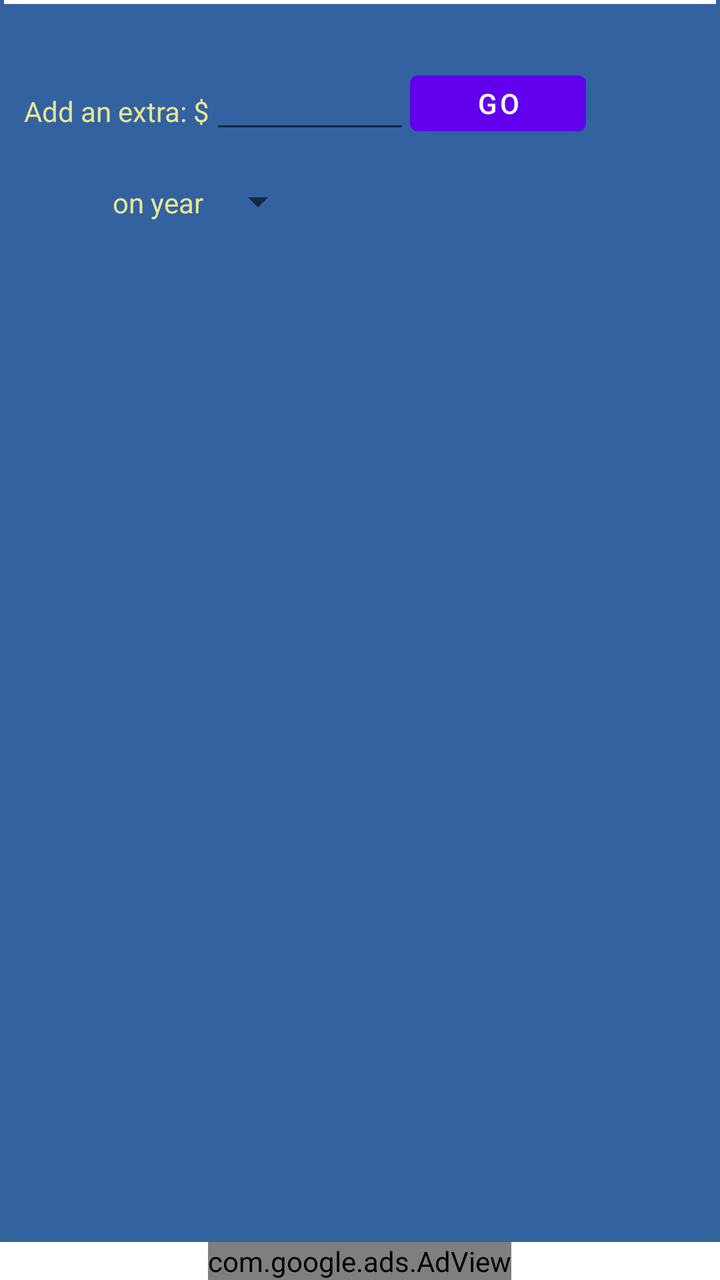
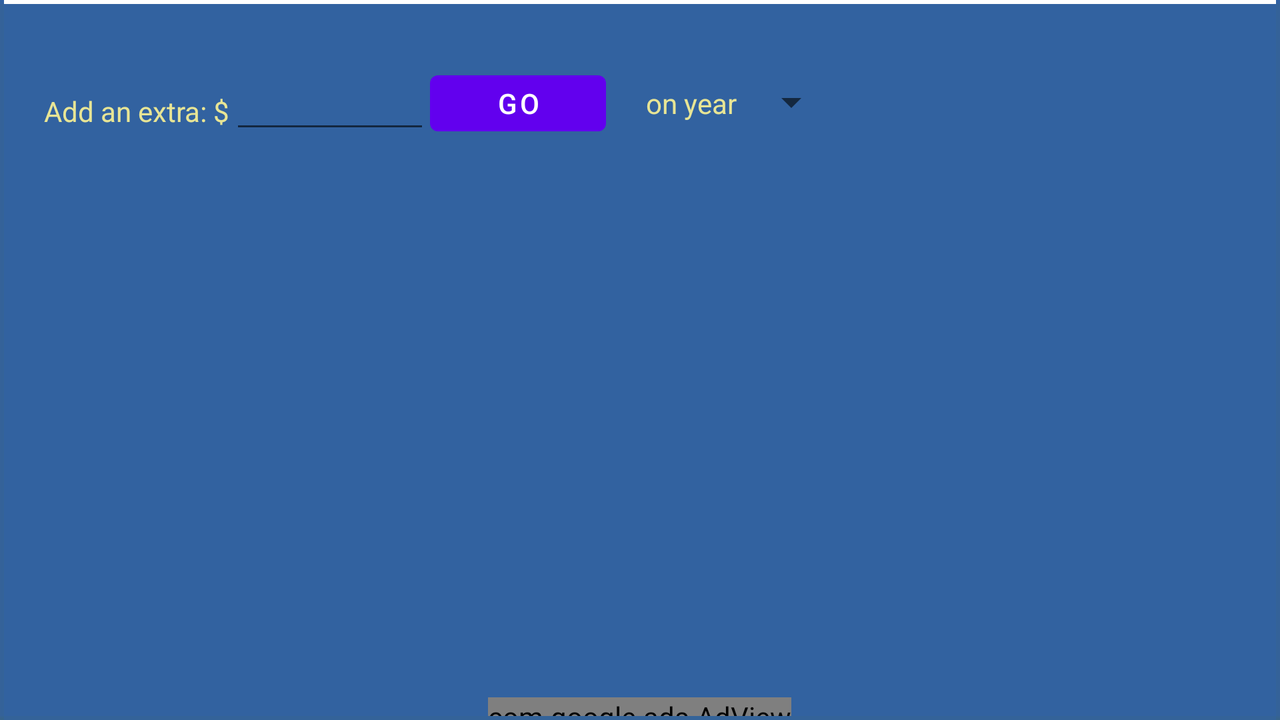

Compare how this app lays out the same screen by default and in its alternative resource folder. The renders come first, then the two layout files and the values they reference.
<!-- AndroidManifest.xml: fallback theme Theme.MaterialComponents.DayNight.NoActionBar -->
<!-- res/layout/calculator_loan_graph.xml -->
<?xml version="1.0" encoding="utf-8"?>
<LinearLayout
xmlns:android="http://schemas.android.com/apk/res/android"
android:layout_width="fill_parent"
  	android:layout_height="fill_parent"
  	android:orientation="vertical" >
<ScrollView
	
	android:layout_width="fill_parent"
  	android:fillViewport="true"
  	android:background="@drawable/newrealg" android:layout_height="fill_parent" android:layout_weight="7">

<LinearLayout  
  android:layout_width="fill_parent"
  android:orientation="vertical"
  android:paddingTop="10dp" 
  android:paddingLeft="10dp" android:layout_height="wrap_content">
  

  	<TextView
  		android:id="@+id/banner"
  		style="@style/textView"	
  		android:layout_width="fill_parent"
  		android:layout_height="wrap_content" 		/>
   
  <RelativeLayout
  	android:layout_width="fill_parent"
  	android:layout_height="wrap_content"  	>
  	<TextView
  		android:id="@+id/extraText"
  		android:layout_width="wrap_content"
  		android:layout_height="wrap_content"
  		android:paddingTop="15dp"
  		style="@style/textView"	
  		android:paddingBottom="5dp"
  		android:text="@string/add_an_extra_"/>
  		
  	<EditText
  		android:id="@+id/extraInput"
  		android:layout_width="100dp"
  		android:layout_height="40dp"
  		android:layout_toRightOf="@id/extraText"
  		android:layout_alignBaseline="@id/extraText"
  		android:numeric="decimal"/>
  		
  	<TextView
  		android:id="@+id/extraText2"
  		android:layout_width="wrap_content"
  		android:layout_height="wrap_content"
  		android:text="on year "
  		android:paddingTop="20dp"
  		style="@style/textView"	
  		android:paddingBottom="10dp"
  		android:layout_below="@id/extraInput"
  		android:layout_alignRight="@id/extraText"/>
  		
  	<Spinner
  		android:id="@+id/graphSpinner"
  		android:layout_width="wrap_content"
  		android:layout_height="40dp"
  		android:layout_toRightOf="@id/extraText2"
  		android:layout_alignBottom="@id/extraText2"/>
  		
  	<Button
  		android:id="@+id/goButton"
  		android:layout_width="wrap_content"
  		android:layout_height="40dp"
  		android:layout_toRightOf="@id/extraInput"
  		android:layout_alignBaseline="@id/extraInput"
  		android:text="Go"/>
  	<Button
  		android:id="@+id/repaint"
  		android:layout_width="wrap_content"
  		android:layout_height="40dp"
  		android:paddingTop="10dp"
  		android:visibility="gone"
  		android:layout_toRightOf="@id/extraInput"
  		android:layout_below="@id/goButton"
  		android:text="rep"
  		/>
  
  </RelativeLayout>
  <TextView
 	android:layout_width="fill_parent"
 	android:layout_height="wrap_content"
 	android:paddingTop="15dp"
 	android:id="@+id/dateText" 	>
 </TextView>
 <TextView
 	android:layout_width="fill_parent"
 	android:layout_height="wrap_content"  	
 	android:id="@+id/dateText2">
 </TextView>
 <TextView
 	android:layout_width="fill_parent"
 	android:layout_height="wrap_content" 	
 	android:paddingBottom="5dp"
 	android:id="@+id/dateText3">
 </TextView>
  <LinearLayout
  	android:id="@+id/graph"
  	android:layout_width="fill_parent"
  	android:layout_height="wrap_content"
  	>
  
  </LinearLayout>
 
 
</LinearLayout>
</ScrollView>

<include
    android:id="@+id/include1"
    android:layout_width="wrap_content"
    android:layout_height="wrap_content"
    layout="@layout/admod_adview" android:layout_gravity="center"/>

</LinearLayout>
<!-- res/layout/admod_adview.xml (included above) -->
<?xml version="1.0" encoding="utf-8"?>

<LinearLayout xmlns:android="http://schemas.android.com/apk/res/android"
    xmlns:ads="http://schemas.android.com/apk/lib/com.google.ads"
    android:layout_width="fill_parent"
    android:layout_height="50dp"
    android:orientation="vertical" android:gravity="center">
<com.google.ads.AdView android:id="@+id/adView"
                         android:layout_width="wrap_content"
                         android:layout_height="wrap_content"
                         ads:adUnitId="a14de80de6e01fc"
                         ads:adSize="BANNER"
                         ads:testDevices="TEST_EMULATOR, T959f9a5b061"
                         ads:loadAdOnCreate="true"/>
    

</LinearLayout>
<!-- resources referenced by this layout -->
<resources>
  <!-- drawable newrealg: png bitmap (drawable, 128 bytes) -->
  <string name="add_an_extra_">Add an extra: $</string>
  <style name="textView">
  		<item name="android:textColor">#E8E595</item>	
  	</style>
</resources>
<!-- res/layout-land/calculator_loan_graph.xml (the repository's variant of the layout above) -->
<!-- drawn on the phone turned sideways -->
<?xml version="1.0" encoding="utf-8"?>
<LinearLayout
xmlns:android="http://schemas.android.com/apk/res/android"
android:layout_width="fill_parent"
  	android:layout_height="fill_parent"
  	android:orientation="vertical" android:background="@drawable/newrealg">
<ScrollView
	
	android:layout_width="fill_parent"
  	android:fillViewport="true"
  	android:layout_height="fill_parent" android:layout_weight="1">

<LinearLayout  
  android:layout_width="fill_parent"
  android:orientation="vertical"
  android:paddingTop="10dp" 
  android:layout_height="478dp" android:paddingLeft="20dp">
  

  	<TextView
  		android:id="@+id/banner"
  		style="@style/textView"	
  		android:layout_width="fill_parent"
  		android:layout_height="wrap_content" 		/>
   
  <RelativeLayout
  	android:layout_width="fill_parent"
  	android:layout_height="wrap_content"  	>
  	<TextView
  		android:id="@+id/extraText"
  		android:layout_width="wrap_content"
  		android:layout_height="wrap_content"
  		android:paddingTop="15dp"
  		style="@style/textView"	
  		android:paddingBottom="5dp"
  		android:text="@string/add_an_extra_"/>
  		
  	<EditText
  		android:id="@+id/extraInput"
  		android:layout_width="100dp"
  		android:layout_height="40dp"
  		android:layout_toRightOf="@id/extraText"
  		android:layout_alignBaseline="@id/extraText"
  		android:numeric="decimal"/>
  		
  	<Button
  		android:id="@+id/goButton"
  		android:layout_width="wrap_content"
  		android:layout_height="40dp"
  		android:layout_toRightOf="@id/extraInput"
  		android:layout_alignBaseline="@id/extraInput"
  		android:text="Go"/>
  	<Button
  		android:id="@+id/repaint"
  		android:layout_width="wrap_content"
  		android:layout_height="40dp"
  		android:paddingTop="10dp"
  		android:visibility="gone"
  		android:layout_toRightOf="@id/extraInput"
  		android:layout_below="@id/goButton"
  		android:text="rep"
  		/>
  	<TextView android:text="on year " android:layout_height="wrap_content" android:layout_width="wrap_content" android:id="@+id/extraText2" style="@style/textView" android:paddingTop="20dp" android:paddingBottom="10dp" android:layout_toRightOf="@+id/goButton" android:paddingLeft="20dp"  android:layout_alignBaseline="@id/goButton"></TextView>
  	<Spinner android:layout_height="40dp" android:id="@+id/graphSpinner" android:layout_width="wrap_content" android:layout_toRightOf="@+id/extraText2" android:layout_alignBottom="@id/extraText2"></Spinner>
  
  </RelativeLayout>
  <TextView
 	android:layout_width="fill_parent"
 	android:layout_height="wrap_content"
 	android:paddingTop="15dp"
 	android:id="@+id/dateText" 	>
 </TextView>
 <TextView
 	android:layout_width="fill_parent"
 	android:layout_height="wrap_content"  	
 	android:id="@+id/dateText2">
 </TextView>
 <TextView
 	android:layout_width="fill_parent"
 	android:layout_height="wrap_content" 	
 	android:paddingBottom="5dp"
 	android:id="@+id/dateText3">
 </TextView>
  <LinearLayout
  	android:id="@+id/graph"
  	android:layout_width="fill_parent"
  	android:layout_height="wrap_content"
  	>
  
  </LinearLayout>
 
 
</LinearLayout>
</ScrollView>

<include
    android:id="@+id/include1"
    android:layout_width="wrap_content"
    android:layout_height="wrap_content"
    android:layout_weight="1"
    layout="@layout/admod_adview" android:layout_gravity="center"/>

</LinearLayout>
